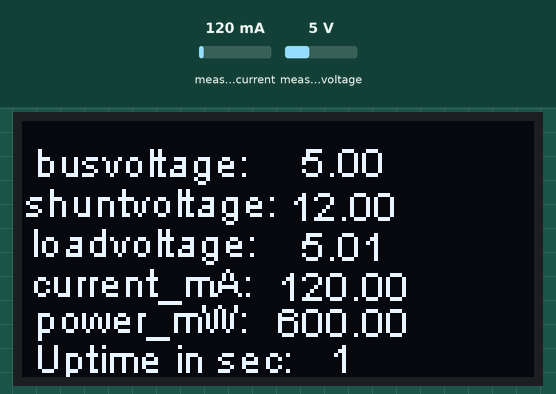
The sketch below on a simulated ESP8266 (NodeMCU). On the bench: 128×64 one-colour display. The inputs (shaded band) are chosen by the test bench; at power-on: measured current 120 mA, measured voltage 5 V. What the sketch prints to the serial monitor is not drawn.

Above: at 1.9 s.
2.0 s: measured current set to 40 mA
At 4.2 s:
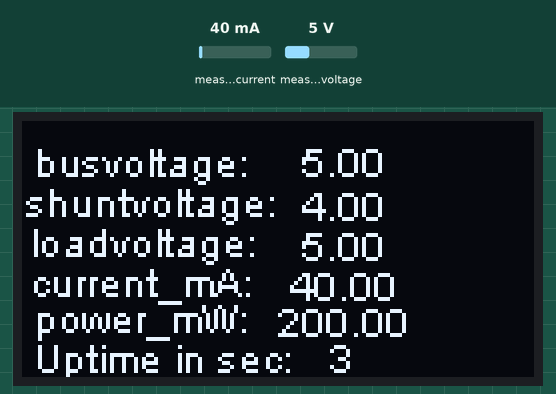
6.0 s: measured voltage set to 0.3 V
At 8.9 s:
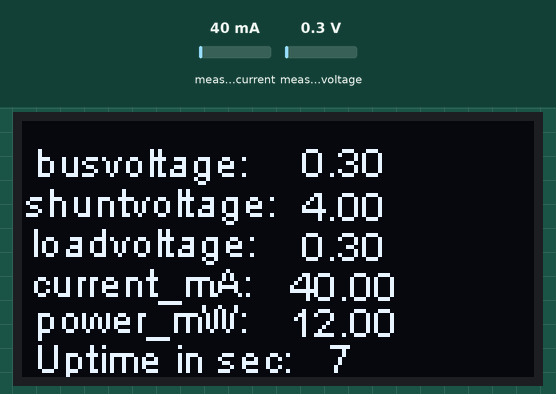
10.0 s: measured current set to 500 mA
At 12.4 s:
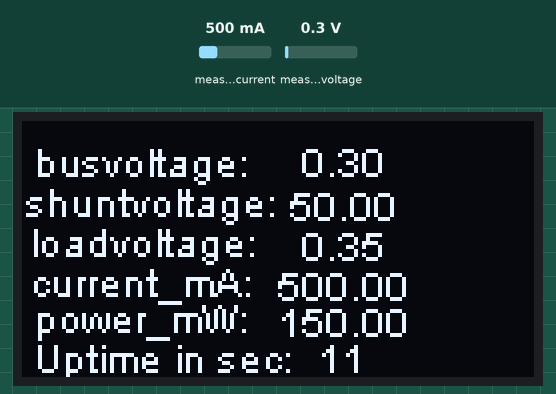
14.0 s: measured voltage set to 3.8 V
At 17.0 s:
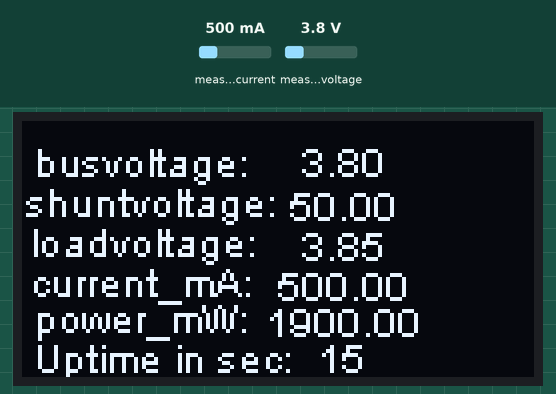
Timing chart, 0 to 18.5 s (numbered marks = the images above; inputs shaded):
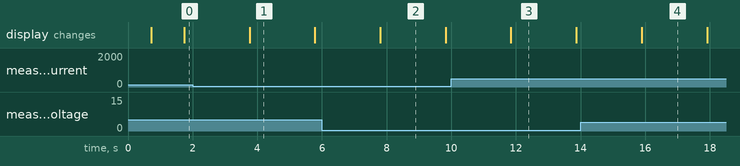

The sketch:

Solar-Node-0.0.1.ino
```cpp
// (licence header left out)
// --------- Intro / firmware ID block ----------
#define FW_FILE   __FILE__          // auto filename
#define FW_VER    "0.0.1"          // update per release

void intro() {
  Serial.println(F("\n===== FIRMWARE INFO ====="));
  Serial.printf("Function: %s\n", __func__);
  Serial.printf("File: %s\n", FW_FILE);
  Serial.printf("Version: %s\n", FW_VER);
  Serial.printf("Binary MD5: %s\n", ESP.getSketchMD5().c_str()); // runtime binary hash
  Serial.printf("Compiled: %s %s\n", __DATE__, __TIME__);
  Serial.printf("Flash Size: %u bytes\n", ESP.getFlashChipRealSize());
  Serial.printf("SDK: %s\n", ESP.getSdkVersion());
  Serial.println(F("=========================\n"));
}
// call intro() early in setup()

#include "SSD1306Wire.h"
#include "OLEDDisplayUi.h"
#include "Wire.h"
#include "Adafruit_INA219.h"

// Display Settings for OLED
const int I2C_DISPLAY_ADDRESS = 0x3c;
#if defined(ESP8266) //It is when using nodemcu
const int SDA_PIN = D2;
const int SDC_PIN = D1;
#else
const int SDA_PIN = 5; //D3;
const int SDC_PIN = 4; //D4;
#endif

 // Initialize the oled display for address 0x3c
 // sda-pin=14 and sdc-pin=12
 SSD1306Wire     display(I2C_DISPLAY_ADDRESS, SDA_PIN, SDC_PIN);
 OLEDDisplayUi   ui( &display );

Adafruit_INA219 ina219;

void setup() {
  Serial.begin(9600);
  Serial.println();
  Serial.println();
  intro();

  // initialize dispaly
  display.init();
  display.clear();
  display.display();
  display.flipScreenVertically();
  display.setFont(ArialMT_Plain_10);
  display.setTextAlignment(TEXT_ALIGN_CENTER);
  display.setContrast(255);
  delay(500);
  Serial.print(".");
  display.clear();
  display.drawString(64, 4, "Screen Is Working!");
  display.display();
  Serial.println("");


  if (! ina219.begin()) {
    Serial.println("Failed to find INA219 chip");
    while (1) { delay(10); }
  }


  Serial.print("BV"); Serial.print("\t"); // Bus Voltage
  Serial.print("SV"); Serial.print("\t"); // Shunt Voltage
  Serial.print("LV"); Serial.print("\t"); // Load Voltage
  Serial.print("C"); Serial.print("\t");  // Current
  Serial.println("P");  // Power
  //display.clear();
  //display.drawString(64, 10, "Screens working!");

}


void loop() {

  float shuntvoltage = 0;
  float busvoltage = 0;
  float current_mA = 0;
  float loadvoltage = 0;
  float power_mW = 0;

  shuntvoltage = ina219.getShuntVoltage_mV();
  busvoltage = ina219.getBusVoltage_V();
  current_mA = ina219.getCurrent_mA();
  power_mW = ina219.getPower_mW();
  loadvoltage = busvoltage + (shuntvoltage / 1000);

  Serial.print(busvoltage); Serial.print("\t");
  Serial.print(shuntvoltage); Serial.print("\t");
  Serial.print(loadvoltage); Serial.print("\t");
  Serial.print(current_mA); Serial.print("\t");
  Serial.println(power_mW);

  delay(1000);

  display.clear();
  display.drawString(30, 4, "busvoltage:");
  display.drawString(32, 14, "shuntvoltage:");
  display.drawString(30, 24, "loadvoltage:");
  display.drawString(30, 34, "current_mA:");
  display.drawString(30, 43, "power_mW:");
  display.drawString(35, 53, "Uptime in sec:");
  display.drawString(80, 4, String(busvoltage));
  display.drawString(80, 15, String(shuntvoltage));
  display.drawString(80, 25, String(loadvoltage));
  display.drawString(80, 35, String(current_mA));
  display.drawString(80, 44, String(power_mW));
  display.drawString(80, 53, String(millis()/1000));

  display.display();
  delay(1000);
}
```

Measured:
- what the display in image 2 shows lasts 2.0 s, from 7.8 s to 9.8 s
